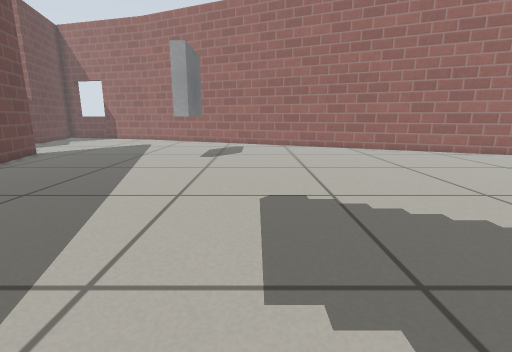
[1] (above)

17 first-person views from a walk through a world built for the Gazebo simulator. The camera is 0.5 m above the floor, tilts 12° down and sees 85° across. The floor is counted in squares, 0.25 m on a side. Each view is taken from the middle of a square. On the plan, view 1 faces up. The plan holds only what a view shows up to about 16 squares ahead; the rest is blank. The place goes on beyond the plan. Gazebo's built-in surfaces are drawn with simple patterns.

[2]
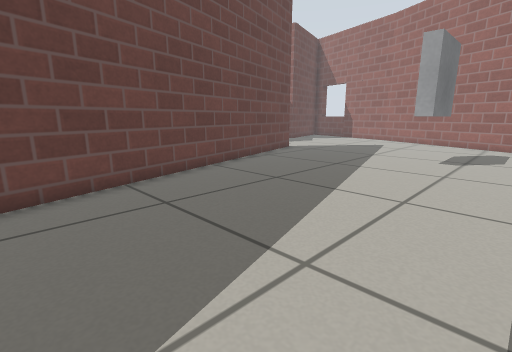

[3]
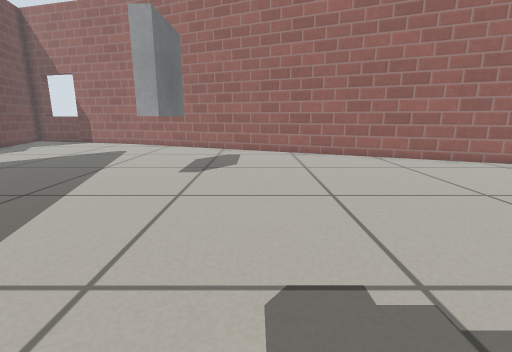

[4]
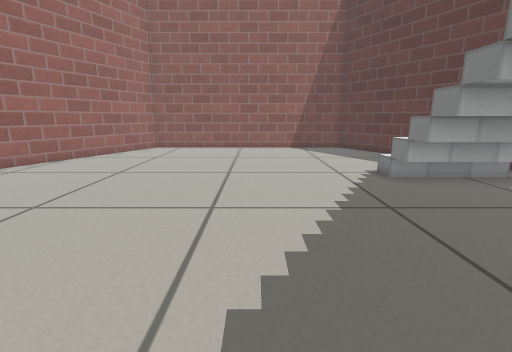

[5]
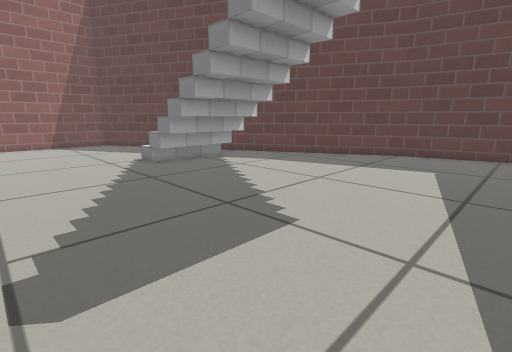

[6]
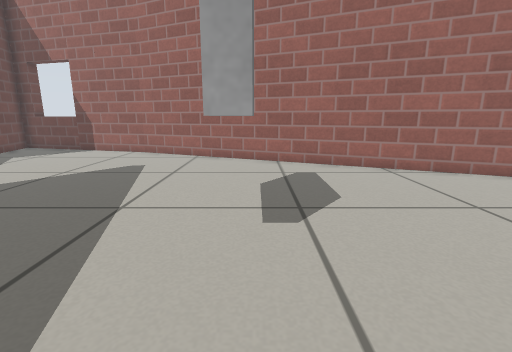

[7]
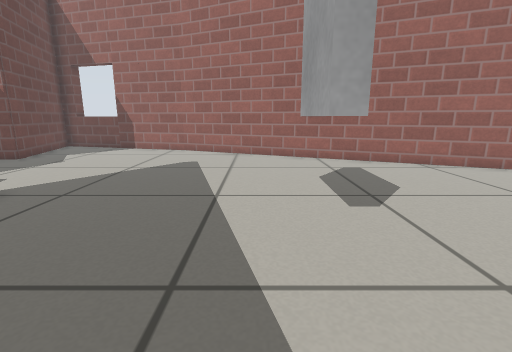

[8]
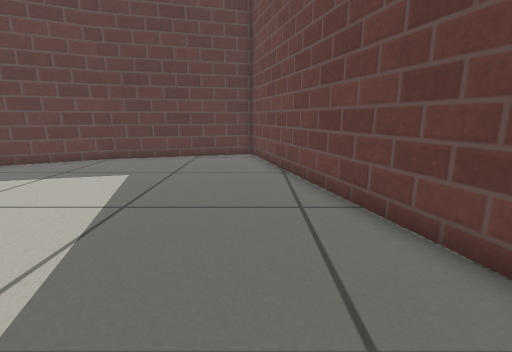

[9]
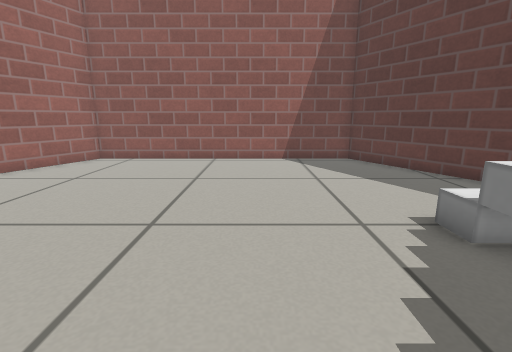

[10]
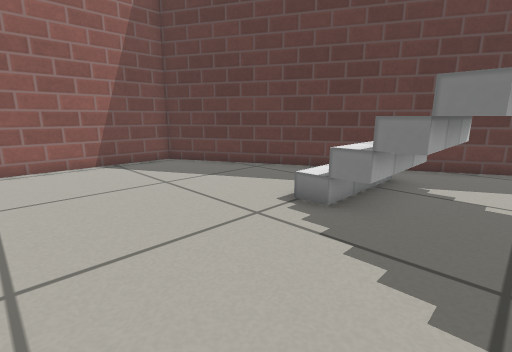

[11]
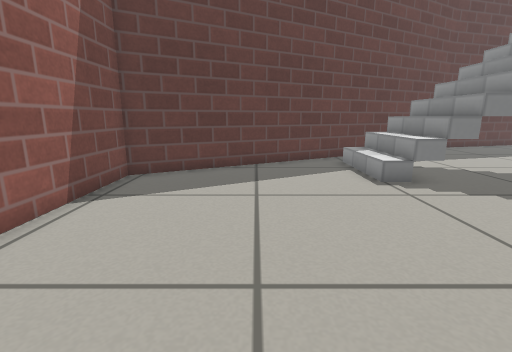

[12]
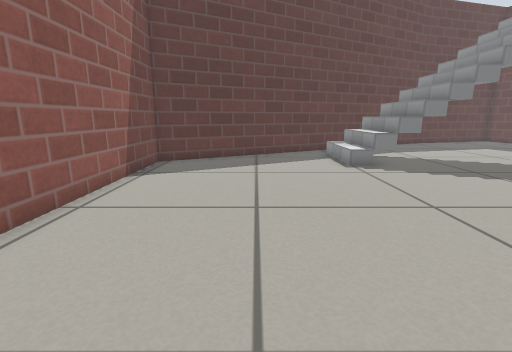

[13]
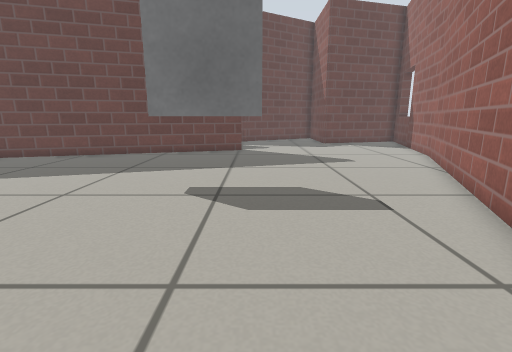

[14]
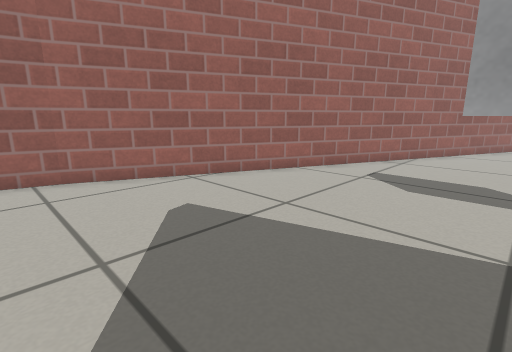

[15]
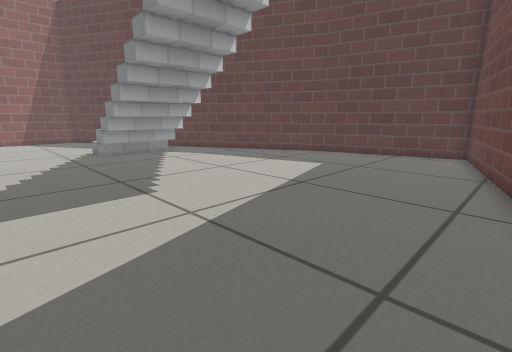

[16]
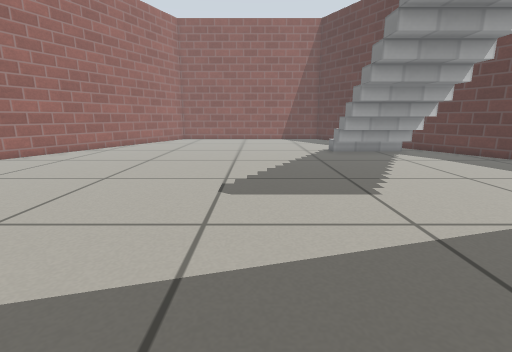

[17]
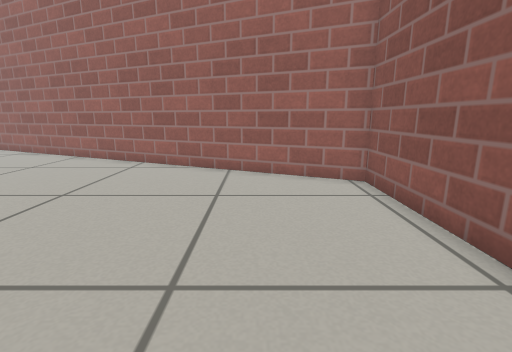

### Floor plan
Key: @ floor where view 1 was taken; # wall or solid block; . main floor; : floor 1.5 m higher than the main floor; / step, stairs or slope; W window; B white box.
Columns run from 11 left of view 1 to 19 right of it. Each row starts with its distance up from view 1.
 26 #
 25 ####
 24 ...###
 23 .....###
 22 .......####
 21 ..........###
 20 ............###
 19 ..............###
 18 ................####
 17 ...................###
 16 .......WW............###
 15 .......WW..............###
 14 .......WW................####
 13 #......WW...................###
 12 #............................##
 11 #............................##
 10 ##...........................##
  9  #...........................##
  8  #...........................##
  7  #...........................##
  6  ##..........................##
  5   #..........................##
  4   #..........................##
  3   ##.........................##
  2    #.........BBBBBBBB........##
  1    #.........     ////.......##
  0    #.......@.     ////......###
 -1    ##........     ////....###
 -2     #........:////////..###
 -3     #.................###
 -4     ##..............###
 -5      #............###
 -6      #...........##
 -7      #.........###
 -8      ##..... ###
 -9       #..#####
-10       ####

Positions as (right, up) in squares from view 1, and headings:
1: (0, 0), facing up
2: (0, 0), facing up-left
3: (0, 4), facing up
4: (0, 6), facing right
5: (-3, 7), facing down-right
6: (-3, 9), facing up
7: (-5, 8), facing up
8: (-5, 5), facing down
9: (5, 5), facing right
10: (6, 7), facing down-right
11: (14, 10), facing down
12: (14, 13), facing down
13: (5, 16), facing left
14: (-11, 15), facing up-right
15: (-7, 6), facing down-right
16: (-7, 6), facing right
17: (15, 4), facing up
